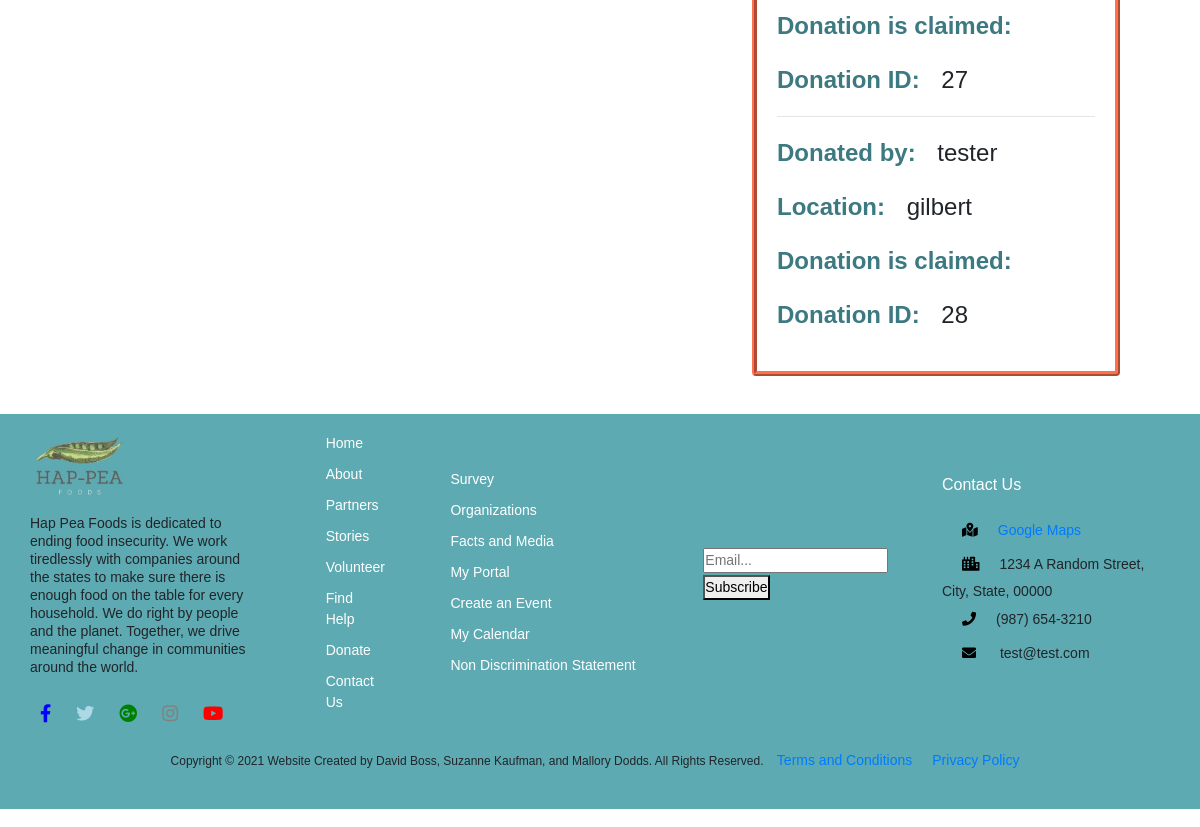
The app's page /donate/search/ (lower part), older data.
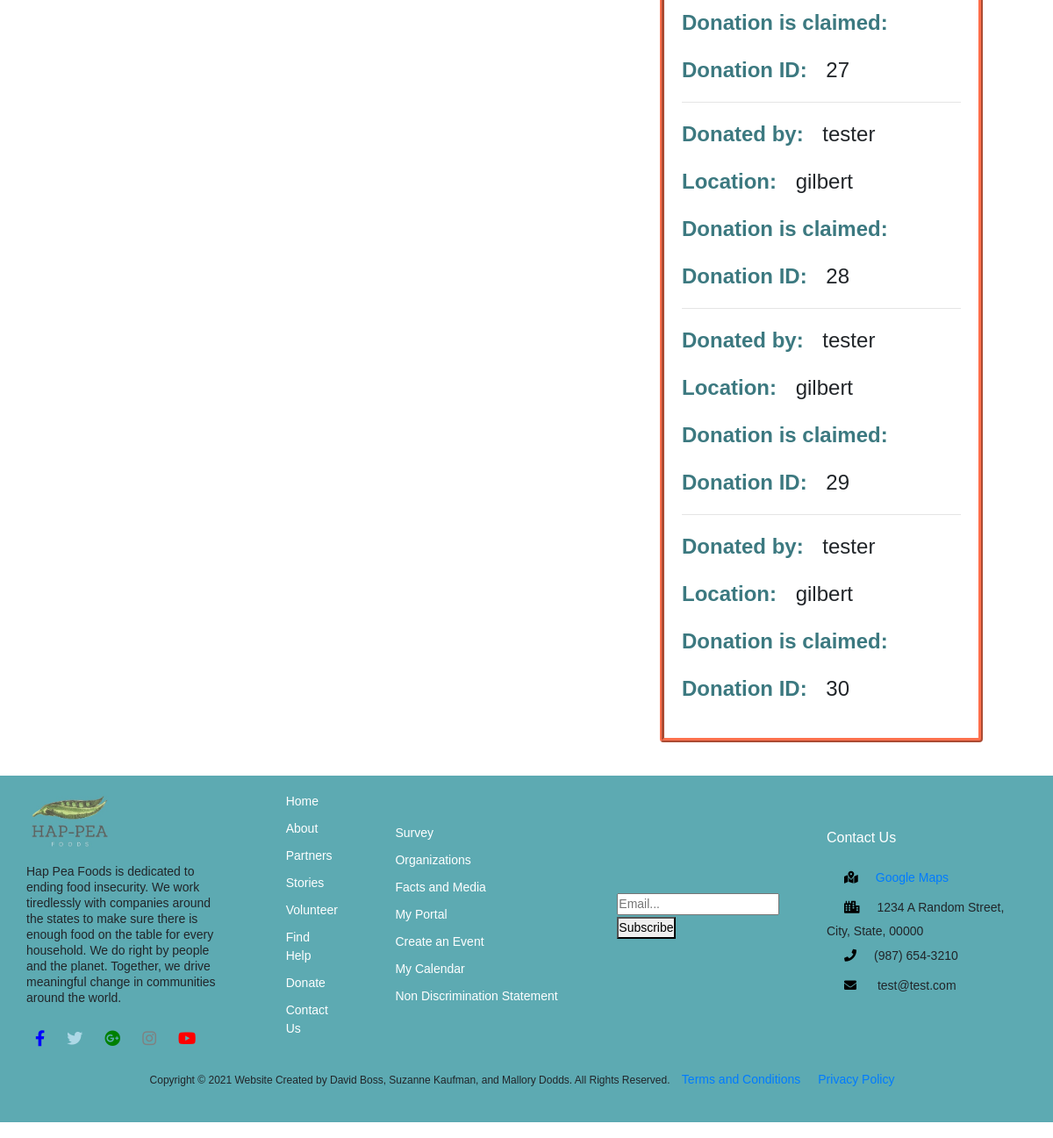
The same page, newer data.
### donations/models.py (models this page shows)
class Donation(models.Model):
    userName = models.CharField(max_length=25,)
    donationDate = models.DateField()
    locationName = models.CharField(max_length=25,)
    createdBy = models.ForeignKey(User, default=None, on_delete=models.CASCADE)

### donations/views.py (the view)
def search(request):
    if request.method == 'POST':
        form = forms.ClaimedDonation(request.POST) #Use if no images on form
        if form.is_valid():
            instance = form.save(commit=False)
            instance.contact = request.user
            instance.save()
            pk = instance.pk
            return redirect('home')
    else:
        inner_qs = ClaimedDonation.objects.all()
        donation_list = Donation.objects.filter(claimeddonation = None)
        donation_filter = DonationFilter(request.GET, queryset=donation_list)
        form = forms.ClaimedDonation()
        return render(request, 'donations/donations_list.html', {'filter': donation_filter, 'form':form})

### donations/forms.py (shortened to what this page needs)
class ClaimedDonation(forms.ModelForm):
    class Meta:
        model = models.ClaimedDonation
        donation_list = Donation.objects.filter(claimeddonation = None)
        donationClaimed = forms.ModelMultipleChoiceField(queryset=donation_list)
        fields = ['donationClaimed', 'claimingOrg', 'pickupDate',]

### donations/templates/donations/donations_list.html (shortened to what this page needs)
{% extends 'base_layout.html' %}
{% block content %}
  <div class="d-container">
    <div class="d-row">
      <div class="d-col">
      </div>
      <div class="d-col">
      </div>
      <div class="d-col">
        <div class="filter">
          <ul class="d-list">
          {% for donation in filter.qs %}
            <hr>
            <p><span>Donated by:</span> {{ donation.createdBy }}</p>
            <p><span>Location:</span> {{ donation.locationName }}</p>
            <p><span>Donation is claimed:</span> {{donation.claimed}}</p>
            <p><span>Donation ID:</span> {{donation.pk}}</p>
          {% endfor %}
          </ul>
        </div>
      </div>
    </div>
  </div>
{% endblock %}

### templates/base_layout.html (shortened to what this page needs)
{% load static %}
<!DOCTYPE html>
<html lang="en" dir="ltr">
  <head>
    <link rel="stylesheet" href="https://maxcdn.bootstrapcdn.com/bootstrap/4.0.0/css/bootstrap.min.css">
    <link rel="stylesheet" href="{% static 'css/style.css' %}">
    <link rel="stylesheet" href="https://cdnjs.cloudflare.com/ajax/libs/font-awesome/5.15.2/css/all.min.css">
  </head>
  <body>
    <div class="wrapper_container">
      {% block content %}
      {% endblock %}
    </div>
    <footer>
      <div class="foot-container">
        <div class="foot-columns">
          <div class="about">
            <div class="statement">
              <img src="{% static 'logo2.jpg' %}" class="img-logo" alt="peas">
              <p> Hap Pea Foods is dedicated to ending food insecurity. We work tiredlessly with companies around the states to make sure there is enough food on the table for every household.  We do right by people and the planet. Together, we drive meaningful change in communities around the world.</p>
            </div>
            <div class="sm">
              <i class="fab fa-facebook-f" style="color: blue"></i>
              <i class="fab fa-twitter" style="color: lightblue"></i>
              <i class="fab fa-google-plus" style="color: green"></i>
              <i class="fab fa-instagram" style="color: grey"></i>
              <i class="fab fa-youtube" style="color: red"></i>
            </div>
          </div>
          <div class="foot-links">
            <ul>
              <li><a href="{% url 'home' %}">Home</a></li>
              <li><a href="{% url 'about' %}">About</a></li>
              <li><a href="{% url 'partners' %}">Partners</a></li>
              <li><a href="{% url 'stories:stories' %}">Stories</a></li>
              <li><a href="{% url 'volunteer' %}">Volunteer</a></li>
              <li><a href="{% url 'find_help' %}">Find Help</a></li>
              <li><a href="{% url 'donations:donations' %}">Donate</a></li>
              <li><a href="{% url 'contact' %}">Contact Us</a></li>
            </ul>
          </div>
          <div class="foot-links-2">
            <ul>
              <li><a href="{% url 'survey' %}">Survey</a></li>
              <li><a href="{% url 'organizations' %}">Organizations</a></li>
              <li><a href="{% url 'facts' %}">Facts and Media</a></li>
              <li><a href="{% url 'portal' %}">My Portal</a></li>
              <li><a href="{% url 'createevent' %}">Create an Event</a></li>
              <li><a href="{% url 'mycalendar' %}">My Calendar</a></li>
              <li><a href="{% url 'non_disc_stmt' %}">Non Discrimination Statement</a></li>
            </ul>
          </div>
          <div class="subscribe">
            <form action="/action_page.php">
              <input type="email" placeholder="Email..." name="email">
              <button type="submit">Subscribe</button>
            </form>
          </div>
          <div class="contact">
            <h2>Contact Us</h2>
            <ul>
              <li><i class="fa fa-map-marked-alt" style="color: black"></i><a href="https://maps.google.com">Google Maps</a></li>
              <li><i class="fa fa-city" style="color: black"></i>1234 A Random Street, City, State, 00000</li>
              <li><i class="fa fa-phone" style="color: black"></i>(987) 654-3210</li>
              <li><i class="fa fa-envelope" style="color: black"></i> test@test.com</li>
          </ul>
          </div>
        </div>
        <div class="foot-columns">
          <div class="copyright">
            <p>Copyright &copy; 2021 Website Created by David Boss, Suzanne Kaufman, and Mallory Dodds. All Rights Reserved.  <a href="{% url 'terms_cond' %}">Terms and Conditions</a><a href="{% url 'privacy' %}">Privacy Policy</a></p>
          </div>
        </div>
      </div>
    </footer>
  </body>
</html>

### static/css/style.css (style rules this page uses)
* { margin: 0; padding:0; outline: none; font-family: Arial, Helvetica, sans-serif; font-size: 18px; }
.sm i { padding: 10px 10px; }
.wrapper_container { max-width: 90%; margin: 0 auto; }
footer { background: #5DAAB2; }
.foot-container { width: 95%; margin: 0 auto; }
.foot-columns { display: flex; margin: 1em 0; justify-content: space-between; align-items: center; }
.about { width: 20%; }
.statement img { height: 100px; }
.statement p { font-size: 14px; line-height: 1rem; }
.foot-links { width: 5%; }
.foot-links ul, .foot-links-2 ul { list-style-type: none; margin: 0; padding: 0; }
.foot-links li, .foot-links-2 li { padding: 5px 0; }
.foot-links a:link, .foot-links-2 a:link { color: #FFF; width: 10%; font-size: 14px; }
.subscribe { width: 15%; }
.subscribe input[type=email] { font-size: 14px; }
.subscribe button[type=submit] { font-size: 14px; }
.contact { width: 20%; }
.contact h2 { color: #FFF; padding-bottom: 10px; font-size: 16px; }
.contact ul { list-style-type: none; margin: 0; padding: 0; }
.contact a, li { font-size: 14px; }
.contact i { padding: 10px 20px; font-size: 14px; }
.copyright { text-align: center; width: 100%; padding-bottom: 20px; }
.copyright p { font-size: 12px; }
.copyright a { padding: 0 10px; font-size: 14px; }
.d-container { width: 100%; margin: 0 auto; }
.d-row { display: flex; justify-content: space-between; }
.d-col { padding: 20px; }
.filter { border: 5px solid #ff704d; border-style: ridge; border-radius: 4px; margin: auto; }
.d-list { padding: 20px; margin: 0; }

Row changes from the older to the newer data that the page shows:
added Donation: createdBy "tester", locationName "gilbert", pk "29"
added Donation: createdBy "tester", locationName "gilbert", pk "30"
